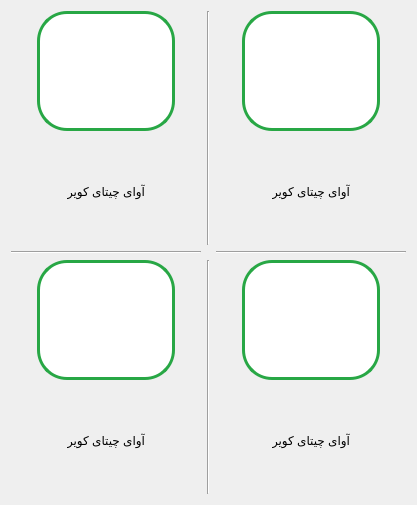
          <widget class="QWidget" name="scrollAreaWidgetEnvirnmentalProtection">
           <property name="geometry">
            <rect>
             <x>0</x>
             <y>0</y>
             <width>417</width>
             <height>505</height>
            </rect>
           </property>
           <layout class="QGridLayout" name="gridLayout_5">
            <item row="0" column="0">
             <layout class="QVBoxLayout" name="verticalLayout_49">
              <item alignment="Qt::AlignHCenter">
               <widget class="QPushButton" name="btnEnvirnmentalProtection_1">
                <property name="maximumSize">
                 <size>
                  <width>190</width>
                  <height>190</height>
                 </size>
                </property>
                <property name="styleSheet">
                 <string notr="true">QPushButton{
background-color: #ffffff; 
border: 3px solid #28a745; 
border-radius: 30px;
outline-style: none;
padding: 50px;
}
QPushButton:pressed {
background-color: #6fdc89;
border-style: inset;
}</string>
                </property>
                <property name="text">
                 <string/>
                </property>
                <property name="icon">
                 <iconset>
                  <normaloff>images/envirnmentalProtection/cheeco.png</normaloff>images/envirnmentalProtection/cheeco.png</iconset>
                </property>
                <property name="iconSize">
                 <size>
                  <width>150</width>
                  <height>150</height>
                 </size>
                </property>
               </widget>
              </item>
              <item alignment="Qt::AlignHCenter">
               <widget class="QLabel" name="lblEnvirnmentalProtection_1">
                <property name="styleSheet">
                 <string notr="true">font: 18pt &quot;IRANSans&quot;;
color:#000000;</string>
                </property>
                <property name="text">
                 <string>آوای چیتای کویر</string>
                </property>
                <property name="alignment">
                 <set>Qt::AlignCenter</set>
                </property>
               </widget>
              </item>
             </layout>
            </item>
            <item row="2" column="2">
             <layout class="QVBoxLayout" name="verticalLayout_47">
              <item alignment="Qt::AlignHCenter">
               <widget class="QPushButton" name="btnEnvirnmentalProtection_4">
                <property name="maximumSize">
                 <size>
                  <width>190</width>
                  <height>190</height>
                 </size>
                </property>
                <property name="styleSheet">
                 <string notr="true">QPushButton{
background-color: #ffffff; 
border: 3px solid #28a745; 
border-radius: 30px;
outline-style: none;
padding: 50px;
}
QPushButton:pressed {
background-color: #6fdc89;
border-style: inset;
}</string>
                </property>
                <property name="text">
                 <string/>
                </property>
                <property name="icon">
                 <iconset>
                  <normaloff>images/envirnmentalProtection/cheeco.png</normaloff>images/envirnmentalProtection/cheeco.png</iconset>
                </property>
                <property name="iconSize">
                 <size>
                  <width>150</width>
                  <height>150</height>
                 </size>
                </property>
               </widget>
              </item>
              <item alignment="Qt::AlignHCenter">
               <widget class="QLabel" name="lblEnvirnmentalProtection_4">
                <property name="styleSheet">
                 <string notr="true">font: 18pt &quot;IRANSans&quot;;
color:#000000;</string>
                </property>
                <property name="text">
                 <string>آوای چیتای کویر</string>
                </property>
                <property name="alignment">
                 <set>Qt::AlignCenter</set>
                </property>
               </widget>
              </item>
             </layout>
            </item>
            <item row="0" column="2">
             <layout class="QVBoxLayout" name="verticalLayout_50">
              <item alignment="Qt::AlignHCenter">
               <widget class="QPushButton" name="btnEnvirnmentalProtection_2">
                <property name="maximumSize">
                 <size>
                  <width>190</width>
                  <height>190</height>
                 </size>
                </property>
                <property name="styleSheet">
                 <string notr="true">QPushButton{
background-color: #ffffff; 
border: 3px solid #28a745; 
border-radius: 30px;
outline-style: none;
padding: 50px;
}
QPushButton:pressed {
background-color: #6fdc89;
border-style: inset;
}</string>
                </property>
                <property name="text">
                 <string/>
                </property>
                <property name="icon">
                 <iconset>
                  <normaloff>images/envirnmentalProtection/cheeco.png</normaloff>images/envirnmentalProtection/cheeco.png</iconset>
                </property>
                <property name="iconSize">
                 <size>
                  <width>150</width>
                  <height>150</height>
                 </size>
                </property>
               </widget>
              </item>
              <item alignment="Qt::AlignHCenter">
               <widget class="QLabel" name="lblEnvirnmentalProtection_2">
                <property name="styleSheet">
                 <string notr="true">font: 18pt &quot;IRANSans&quot;;
color:#000000;</string>
                </property>
                <property name="text">
                 <string>آوای چیتای کویر</string>
                </property>
                <property name="alignment">
                 <set>Qt::AlignCenter</set>
                </property>
               </widget>
              </item>
             </layout>
            </item>
            <item row="1" column="0">
             <widget class="Line" name="line_6">
              <property name="orientation">
               <enum>Qt::Horizontal</enum>
              </property>
             </widget>
            </item>
            <item row="2" column="0">
             <layout class="QVBoxLayout" name="verticalLayout_48">
              <item alignment="Qt::AlignHCenter">
               <widget class="QPushButton" name="btnEnvirnmentalProtection_3">
                <property name="maximumSize">
                 <size>
                  <width>190</width>
                  <height>190</height>
                 </size>
                </property>
                <property name="styleSheet">
                 <string notr="true">QPushButton{
background-color: #ffffff; 
border: 3px solid #28a745; 
border-radius: 30px;
outline-style: none;
padding: 50px;
}
QPushButton:pressed {
background-color: #6fdc89;
border-style: inset;
}</string>
                </property>
                <property name="text">
                 <string/>
                </property>
                <property name="icon">
                 <iconset>
                  <normaloff>images/envirnmentalProtection/cheeco.png</normaloff>images/envirnmentalProtection/cheeco.png</iconset>
                </property>
                <property name="iconSize">
                 <size>
                  <width>150</width>
                  <height>150</height>
                 </size>
                </property>
               </widget>
              </item>
              <item alignment="Qt::AlignHCenter">
               <widget class="QLabel" name="lblEnvirnmentalProtection_3">
                <property name="styleSheet">
                 <string notr="true">font: 18pt &quot;IRANSans&quot;;
color:#000000;</string>
                </property>
                <property name="text">
                 <string>آوای چیتای کویر</string>
                </property>
                <property name="alignment">
                 <set>Qt::AlignCenter</set>
                </property>
               </widget>
              </item>
             </layout>
            </item>
            <item row="1" column="2">
             <widget class="Line" name="line_7">
              <property name="orientation">
               <enum>Qt::Horizontal</enum>
              </property>
             </widget>
            </item>
            <item row="0" column="1">
             <widget class="Line" name="line_8">
              <property name="orientation">
               <enum>Qt::Vertical</enum>
              </property>
             </widget>
            </item>
            <item row="2" column="1">
             <widget class="Line" name="line_9">
              <property name="orientation">
               <enum>Qt::Vertical</enum>
              </property>
             </widget>
            </item>
           </layout>
          </widget>
